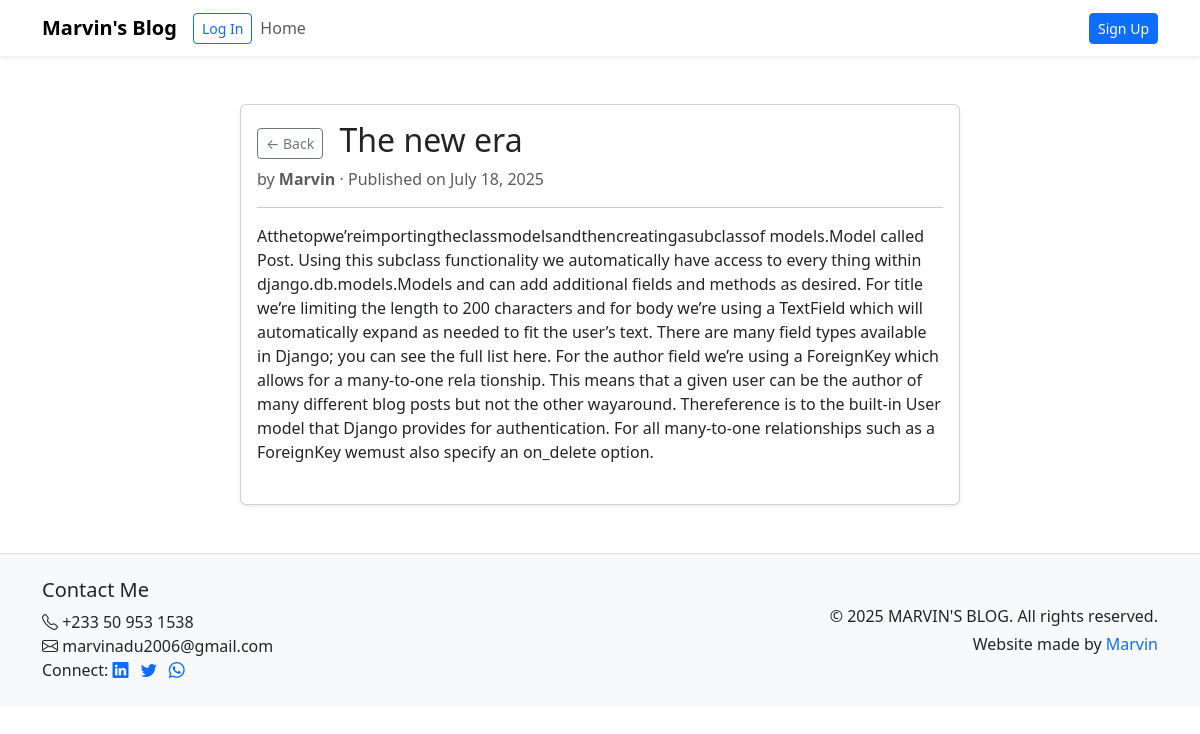
The app's page /post/1/ with its own data.
### blog/models.py (models this page shows, shortened)
class Post(models.Model):
    title = models.CharField(max_length=200)
    author = models.ForeignKey('auth.User',on_delete=models.CASCADE)
    summary = models.CharField(max_length=400)
    body = models.TextField()
    created_at = models.DateTimeField(auto_now_add=True)

### blog/views.py (the view)
# urls.py: path('post/<int:pk>/',views.BlogDetailView.as_view(),name='detail'),
class BlogDetailView(DetailView):
    model = Post
    template_name = 'detail.html'
    context_object_name = 'post'

### templates/detail.html (shortened to what this page needs)
{% extends 'base.html' %}
{% block content %}
<div class="container mt-5">
    <div class="row justify-content-center">
        <div class="col-md-8">
            <div class="card shadow-sm">
                <div class="card-body">
                    <h2 class="card-title">
                        <a href="{% url 'home' %}" class="btn btn-outline-secondary btn-sm me-2">&larr; Back</a>
                        {{ post.title }}
                    </h2>
                    <p class="text-muted mb-1">
                        by <strong>{{post.author.username}}</strong> &middot; Published on {{post.created_at|date:"F j, Y"}}
                    </p>
                    <hr>
                    <div class="mb-4">
                        <p>{{post.body}}</p>
                    </div>
                </div>
            </div>
        </div>
    </div>
</div>
{% endblock content %}

### records on screen
Post: title "The new era", author.username "Marvin", created_at "July 18, 2025", body "Atthetopwe’reimportingtheclassmodelsandthencreatingasubclassof models.Model called Post. Using this subclass functionality we automatically have access to every thing within django.db.models.Models and can add additional fields and methods as desired. For title we’re limiting the length to 200 characters and for body we’re using a TextField which will automatically expand as needed to fit the user’s text. There are many field types available in Django; you can see the full list here. For the author field we’re using a ForeignKey which allows for a many-to-one rela tionship. This means that a given user can be the author of many different blog posts but not the other wayaround. Thereference…"
